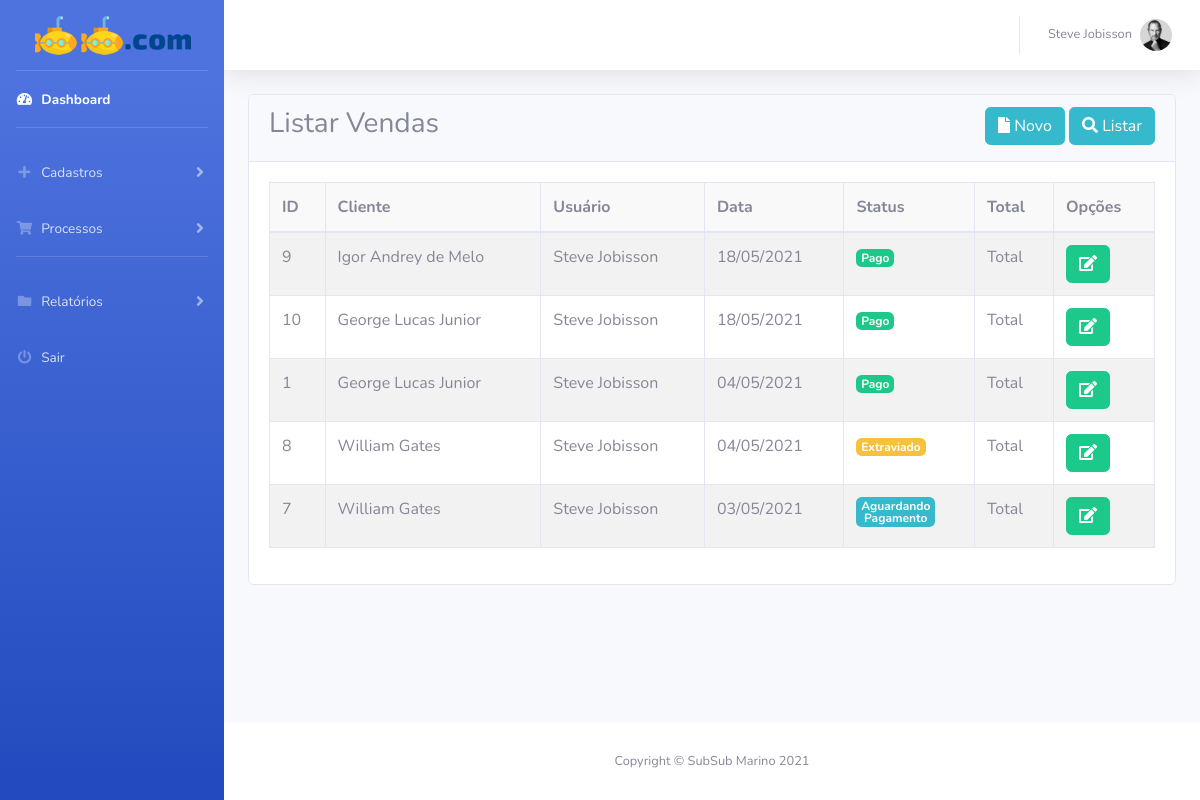
The app's page /admin/listar/vendas (signed in) with its own data.
### tables this page shows
CREATE TABLE `venda` (
  `id` int(11) NOT NULL,
  `data` datetime NOT NULL,
  `status` char(1) NOT NULL,
  `cliente_id` int(11) NOT NULL,
  `usuario_id` int(11) DEFAULT NULL
);

CREATE TABLE `cliente` (
  `id` int(11) NOT NULL,
  `nome` varchar(100) NOT NULL,
  `email` varchar(100) NOT NULL,
  `senha` varchar(100) NOT NULL,
  `cep` char(9) NOT NULL,
  `logradouro` varchar(100) NOT NULL,
  `numero` varchar(20) NOT NULL,
  `complemento` varchar(50) NOT NULL,
  `bairro` varchar(50) NOT NULL,
  `cidade_id` int(11) NOT NULL,
  `cpf` char(14) NOT NULL,
  `dataNascimento` date DEFAULT NULL,
  `celular` char(15) NOT NULL
);

CREATE TABLE `usuario` (
  `id` int(11) NOT NULL,
  `nome` varchar(100) NOT NULL,
  `email` varchar(100) NOT NULL,
  `login` varchar(20) NOT NULL,
  `senha` varchar(150) NOT NULL,
  `foto` varchar(30) NOT NULL,
  `tipo_id` int(11) NOT NULL,
  `ativo` char(1) NOT NULL
);

### admin/listar/vendas.php (the view, shortened to what this page needs)
<?php
    $tabela = "vendas";
?>
<div class="card">
    <div class="card-header">
        <h3 class="float-left">Listar Vendas</h3>
        <div class="float-right">
            <a href="cadastros/<?=$tabela?>" class="btn btn-info">
                <i class="fas fa-file"></i> Novo
            </a>
            <a href="listar/<?=$tabela?>" class="btn btn-info">
                <i class="fas fa-search"></i> Listar
            </a>
        </div>
    </div>
    <div class="card-body">
    	<table class="table table-hover table-bordered table-striped">
    		<thead>
    			<tr>
    				<td>ID</td>
    				<td>Cliente</td>
    				<td>Usuário</td>
    				<td>Data</td>
    				<td>Status</td>
    				<td>Total</td>
    				<td>Opções</td>
    			</tr>
    		</thead>
    		<tbody>
    			<?php
    				$sql = "select v.id, c.nome cliente, u.nome usuario,
    				date_format(v.data, '%d/%m/%Y') data, v.status
    				from venda v
    				inner join cliente c on (c.id = v.cliente_id)
    				left join usuario u on (u.id = v.usuario_id)
    				order by v.data desc";
    			    $consulta = $pdo->prepare($sql);
    			    $consulta->execute();
    			    while ( $dados = $consulta->fetch(PDO::FETCH_OBJ) ) {
    			    	$status = "<span class='badge badge-success'>Pago</span>";
    			    	if ( $dados->status == "C" )
    			    		$status = "<span class='badge badge-danger'>Cancelado</span>";
    			    	else if ($dados->status == "A")
    			    		$status = "<span class='badge badge-info'>Aguardando<br> Pagamento</span>";
    			    	else if ($dados->status == "T")
    			    		$status = "<span class='badge badge-warning'>Troca</span>";
    			    	else if ($dados->status == "E")
    			    		$status = "<span class='badge badge-warning'>Extraviado</span>";
    			    	else if ($dados->status == "D")
    			    		$status = "<span class='badge badge-danger'>Devolvido</span>";
    			    	?>
    			    	<tr>
    			    		<td><?=$dados->id?></td>
    			    		<td><?=$dados->cliente?></td>
    			    		<td><?=$dados->usuario?></td>
    			    		<td><?=$dados->data?></td>
    			    		<td><?=$status?></td>
    			    		<td>Total</td>
    			    		<td>
    			    			<a href="cadastros/vendas/<?=$dados->id?>" class="btn btn-success">
    			    				<i class="fas fa-edit"></i>
    			    			</a>
    			    		</td>
    			    	</tr>
    			    	<?php
    			    }
    			?>
    		</tbody>
    	</table>
    </div>
</div>

### admin/css/style.css (style rules this page uses)
thead { background: #F9f9f9; font-weight: bold; }

### records on screen
venda: id "9", cliente.nome "Igor Andrey de Melo", usuario.nome "Steve Jobisson", data "18/05/2021"
venda: id "10", cliente.nome "George Lucas Junior", usuario.nome "Steve Jobisson", data "18/05/2021"
venda: id "1", cliente.nome "George Lucas Junior", usuario.nome "Steve Jobisson", data "04/05/2021"
venda: id "8", cliente.nome "William Gates", usuario.nome "Steve Jobisson", data "04/05/2021", status "Extraviado"
venda: id "7", cliente.nome "William Gates", usuario.nome "Steve Jobisson", data "03/05/2021", status "Aguardando"

### other values on screen
$_SESSION['submarino']['nome'] "Steve Jobisson"
